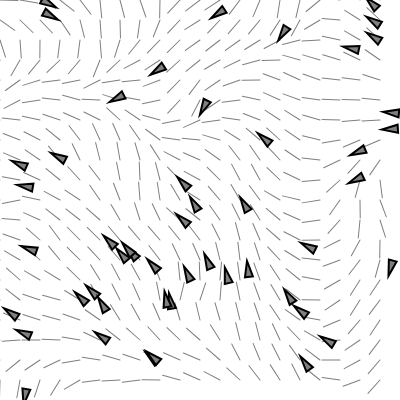
Frame 1 (no input)
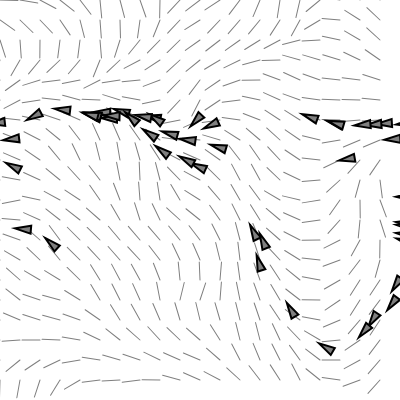
Frame 60 (no input)
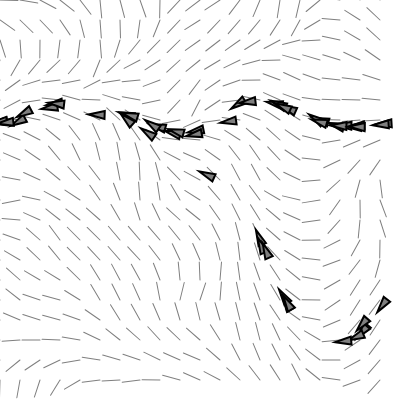
Frame 120 (the mouse pressed at the canvas centre since frame 60)

The p5.js sketch that drew these frames (run headless with seeded random() and noise() and a simulated clock; from frame 60 on, the mouse is pressed at the canvas centre):

// p5.js sketch
// ── sketch.js
// flow field following example
// date: 2026-10-18

// use this to decide if drawing all the stuff
let debug = true;

// Flowfield object
let flowfield;
let vehicles = [];

function setup() {
  createCanvas(400, 400);
  flowfield = new FlowField(20);

  // make a bunch of vehicles with random starting data
  for (let i = 0; i < 50; i++) {
    vehicles.push(new Vehicle(random(width), random(height), random(2, 5), random(0, 1, 0.5)));
  }
}

function draw() {
  background(255);
  if (debug) flowfield.display();

  for (let i = 0; i < vehicles.length; i++) {
    vehicles[i].follow(flowfield);
    vehicles[i].run();
  }
}

// ── flowfield.js
class FlowField {
  constructor(r) {
    this.resolution = r;
    this.cols = width / this.resolution;
    this.rows = height / this.resolution;

    this.field = make2Darray(this.cols, this.rows);
    this.init();
  }

  init() {
    // reseed noise for a new flow field every time
    noiseSeed(random(10000));
    let xoff = 0;
    for (let i = 0; i < this.cols; i++) {
      let yoff = 0;
      for (let j = 0; j < this.rows; j++) {
        let angle = map(noise(xoff, yoff), 0, 1, 0, TWO_PI);
        this.field[i][j] = p5.Vector.fromAngle(angle);
        yoff += 0.1;
      }
      xoff += 0.1;
    }
  }

  // draw Vector
  display() {
    for (let i = 0; i < this.cols; i++) {
      for (let j = 0; j < this.rows; j++) {
        drawVector(this.field[i][j], i * this.resolution, j * this.resolution, this.resolution - 2);
      }
    }
  }

  lookup(lookup) {
    let column = constrain(floor(lookup.x / this.resolution), 0, this.cols - 1);
    let row = constrain(floor(lookup.y / this.resolution), 0, this.rows - 1);
    return this.field[column][row].copy();
  }
}

// Helper function to make a 2D array
function make2Darray(cols, rows) {
  let array = new Array(cols);
  for (let i = 0; i < cols; i++) {
    array[i] = new Array(rows);
  }
  return array;
}

// renders a vector 'v' as an arrow at a location
function drawVector(v, x, y, scayl) {
  push();
  let arrowsize = 4;
  translate(x, y);
  strokeWeight(1);
  stroke(127);

  rotate(v.heading());

  let len = v.mag() * scayl;

  line(0, 0, len, 0);
  pop();
}

// ── vehicles.js
class Vehicle {
  constructor(x, y, ms, mf) {
    this.position = createVector(x, y);
    this.acceleration = createVector(0, 0);
    this.velocity = createVector(0, 0);
    this.r = 4;
    this.maxSpeed = ms || 4;
    this.maxForce = mf || 0.1;
  }

  run() {
    this.update();
    this.borders();
    this.display();
  }

  // Implementing Reynolds' flow field following algorithm
  // http://www.red3d.com/cwr/steer/FlowFollow.html
  follow(flow) {
    // what is the last vector at that spot
    let desired = flow.lookup(this.position);
    // scale by maxSpeed
    desired.mult(this.maxSpeed);
    // steering is desired minus velocity
    let steer = p5.Vector.sub(desired, this.velocity);
    this.applyForce(steer);
  }

  applyForce(force) {
    this.acceleration.add(force);
  }

  update() {
    // update velocity
    this.velocity.add(this.acceleration);
    // limit the speed
    this.velocity.limit(this.maxSpeed);
    this.position.add(this.velocity);
    // reset acceleration to 0 each time
    this.acceleration.mult(0);
  }

  // wraparound
  borders() {
    if (this.position.x < -this.r) this.position.x = width + this.r;
    if (this.position.y < -this.r) this.position.y = height + this.r;
    if (this.position.x > width + this.r) this.position.x = -this.r;
    if (this.position.y > height + this.r) this.position.y = -this.r;
  }

  display() {
    // draw a triangle rotated by the dir of velocity
    let theta = this.velocity.heading() + PI / 2;
    fill(127);
    stroke(0);
    strokeWeight(2);
    push();
    translate(this.position.x, this.position.y);
    rotate(theta);
    beginShape();
    vertex(0, -this.r * 2);
    vertex(-this.r, this.r * 2);
    vertex(this.r, this.r * 2);
    endShape(CLOSE);
    pop();
  }
}
